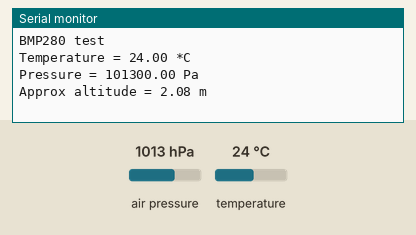
A sketch run on a simulated ESP32. On the bench: the last lines printed to the serial monitor. The inputs (shaded band) are chosen by the test bench; at power-on: air pressure 1013 hPa, temperature 24 °C.

Above: at 1.2 s.
1.3 s: air pressure set to 952 hPa
At 2.6 s:
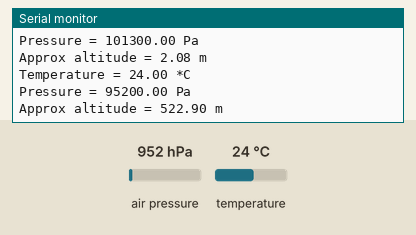
2.8 s: temperature set to 12 °C
At 4.2 s:
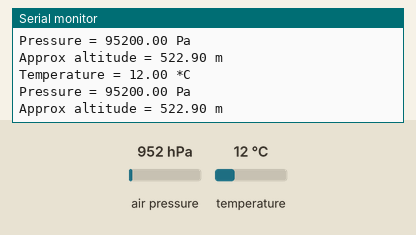
4.3 s: air pressure set to 975 hPa
At 7.2 s:
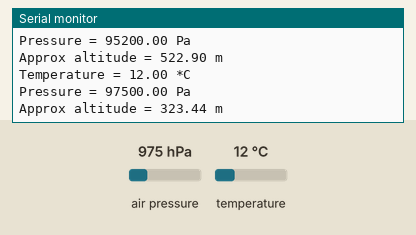
Timing chart, 0 to 8.7 s (numbered marks = the images above; inputs shaded):
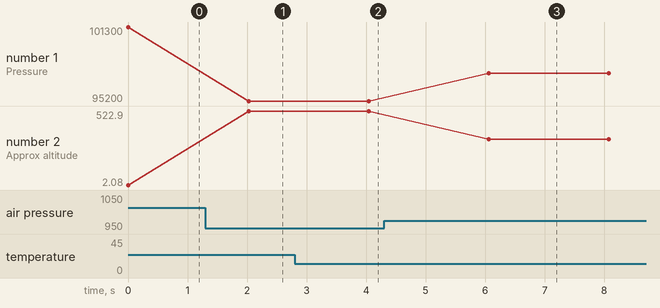

Measured:
- after the input at 1.3 s, the serial monitor: prints a new line after 0.73 s (image 1)
- after the input at 2.8 s, the serial monitor: prints a new line after 1.2 s (image 2)
- after the input at 4.3 s, the serial monitor: prints a new line after 1.8 s (image 3)
- plotted number 1: 101300 → 95200 after the input at 1.3 s, 95200 → 97500 after the input at 4.3 s
- plotted number 2: 2.08 → 522.9 after the input at 1.3 s, 522.9 → 323.44 after the input at 4.3 s

The sketch:

ESP32_BMP280.ino
```cpp
#include <Wire.h>
#include <Adafruit_Sensor.h>
#include <Adafruit_BMP280.h>

Adafruit_BMP280 bmp; // I2C

void setup() {
Serial.begin(9600);
Serial.println(F("BMP280 test"));

// Inisialisasi sensor
if (!bmp.begin(0x76)) {
Serial.println("Could not find a valid BMP280 sensor, check wiring!");
while (1);
}
}

void loop() {

// Berfungsi untuk membaca dan menulis hasil dari pembacaan temperatur dalam Celsius
Serial.print("Temperature = ");
Serial.print(bmp.readTemperature());
Serial.println(" *C");

// Berfungsi untuk membaca dan menulis hasil dari pembacaan tekanan sekitar
Serial.print("Pressure = ");
Serial.print(bmp.readPressure());
Serial.println(" Pa");

// Berfungsi untuk membaca dan menulis hasil dari estimasi ketinggian berdasarkan tekanan di permukaan laut
Serial.print("Approx altitude = ");
Serial.print(bmp.readAltitude(1013.25)); // this should be adjusted to your local forcase
Serial.println(" m");

Serial.println();
delay(2000);
}
```
